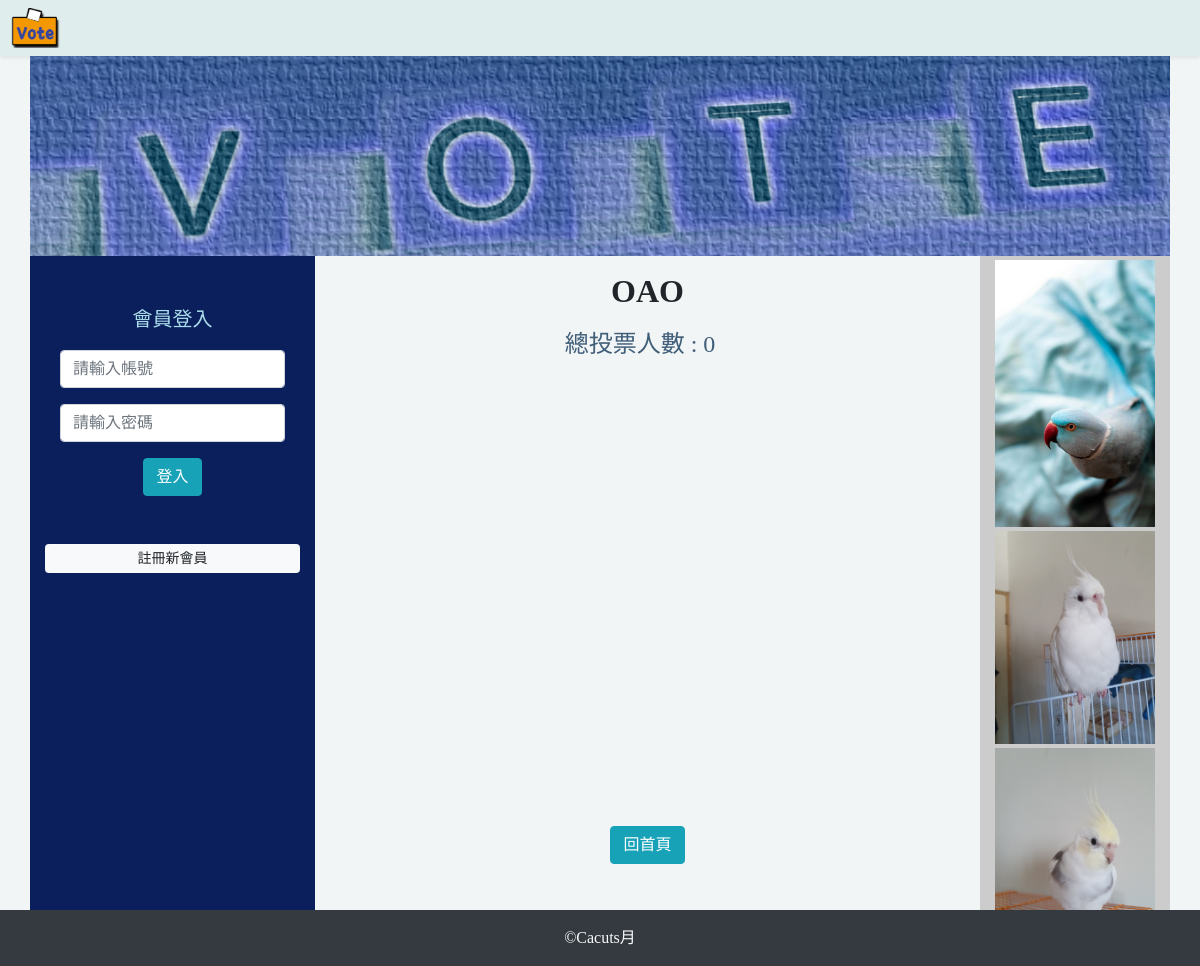
The app's page /?do=vote_result&id=10 with its own data.
### tables this page shows
CREATE TABLE `topics` (
  `id` int(11) UNSIGNED NOT NULL,
  `topic` varchar(128) NOT NULL COMMENT '主題',
  `sh` tinyint(1) NOT NULL DEFAULT 1 COMMENT '顯現'
);

CREATE TABLE `ad` (
  `id` int(11) UNSIGNED NOT NULL,
  `name` varchar(64) NOT NULL COMMENT '檔名',
  `sh` tinyint(1) UNSIGNED NOT NULL COMMENT '上架',
  `intro` varchar(64) DEFAULT NULL COMMENT '備註'
);

### api/db.php (called while the page is built, shortened)
<?php
$dsn="mysql:host=localhost;charset=utf8;dbname=vote";
$pdo=new PDO($dsn,'root','');
function all($table,...$arg){
global $pdo;
$sql="SELECT * FROM `$table` ";
if(isset($arg[0])){
    if(is_array($arg[0])){
        foreach($arg[0] as $key=>$value){
            $tmp[]="`$key`='$value'";
        }
        $sql=$sql."where " . implode(" AND ",$tmp);
    }else{
        $sql=$sql.$arg[0];
    }
}
$rows=$pdo->query($sql)->fetchAll(PDO::FETCH_ASSOC);
return $rows;
}
function q($sql){
    global $pdo;
    return $pdo->query($sql)->fetchAll(PDO::FETCH_ASSOC);
}
?>

### frontend/adImg.php (the view)
<?php
$images=all('ad',['sh'=>1]);
foreach($images as $key => $image){
    if($key==0){
        echo "<div class='rounded my-1'>";
    }else{
        echo "<div class='rounded my-1'>";
    }
    echo "<img src='./img/{$image['name']}' alt='{$image['intro']}' class='d-block w-100'></div>";
}
?>

### frontend/vote_result.php (shortened to what this page needs)
<?php
$sql="select *
      from `topics`,
           `options`
      where `topics`.`id`=`options`.`topic_id` AND
            `topics`.`id`='{$_GET['id']}'";
$rows=q($sql);
?>
<h2 class="text-center mt-3 font-weight-bold"><?=$rows[0]['topic'];?></h2>
<ol class="list-group col-md-4 mt-3 mx-auto " style="font-size:1.5rem;">
<?php
     $count=q("select sum(`count`) as 'total' from `options` where `topic_id`='{$_GET['id']}'");
     echo "<div style='color:#405e78' class='text-center'>";
     echo "總投票人數 : ". $count[0]['total'] ;
     echo "</div>";
?>
</ol>
<div
id="myChart" class="mx-auto mt-3" style="width:200%; max-width:600px; height:400px;">
</div>
<div class="text-center mt-5">
    <a class=" btn btn-info" href="index.php">回首頁</a>
</div>

### index.php (style rules this page uses)
body { background-color: #f2f5f5; font-family: Microsoft JhengHei; }

### records on screen
topics: topic "OAO"
ad: name (picture)
ad: name (picture)
ad: name (picture)

### other values on screen
$count[0]['total'] "0"
